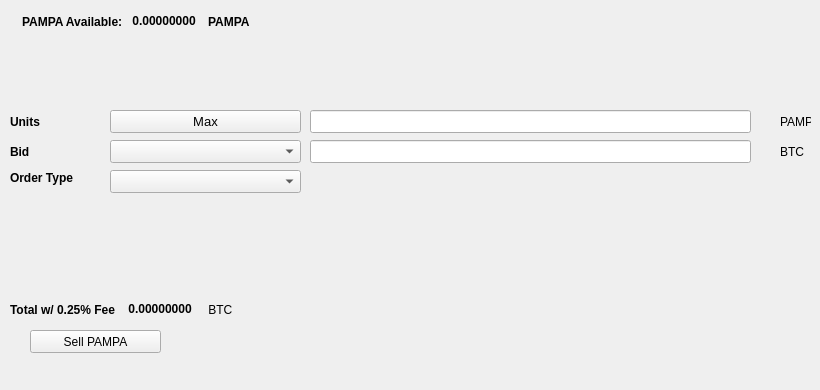
   <widget class="QWidget" name="SellTab">
    <attribute name="title">
     <string>Sell</string>
    </attribute>
    <widget class="QLabel" name="label_16">
     <property name="geometry">
      <rect>
       <x>780</x>
       <y>140</y>
       <width>31</width>
       <height>23</height>
      </rect>
     </property>
     <property name="text">
      <string>BTC</string>
     </property>
    </widget>
    <widget class="QComboBox" name="SellBidcomboBox">
     <property name="geometry">
      <rect>
       <x>110</x>
       <y>140</y>
       <width>191</width>
       <height>23</height>
      </rect>
     </property>
     <property name="font">
      <font>
       <pointsize>10</pointsize>
      </font>
     </property>
    </widget>
    <widget class="QLabel" name="label_18">
     <property name="geometry">
      <rect>
       <x>10</x>
       <y>110</y>
       <width>46</width>
       <height>23</height>
      </rect>
     </property>
     <property name="font">
      <font>
       <weight>75</weight>
       <bold>true</bold>
      </font>
     </property>
     <property name="text">
      <string>Units</string>
     </property>
    </widget>
    <widget class="QPushButton" name="Sell_Max_Amount">
     <property name="geometry">
      <rect>
       <x>110</x>
       <y>110</y>
       <width>191</width>
       <height>23</height>
      </rect>
     </property>
     <property name="font">
      <font>
       <pointsize>10</pointsize>
      </font>
     </property>
     <property name="text">
      <string>Max</string>
     </property>
    </widget>
    <widget class="QLabel" name="label_20">
     <property name="geometry">
      <rect>
       <x>10</x>
       <y>170</y>
       <width>91</width>
       <height>16</height>
      </rect>
     </property>
     <property name="font">
      <font>
       <weight>75</weight>
       <bold>true</bold>
      </font>
     </property>
     <property name="text">
      <string>Order Type</string>
     </property>
    </widget>
    <widget class="QComboBox" name="SellOrdertypeCombo">
     <property name="geometry">
      <rect>
       <x>110</x>
       <y>170</y>
       <width>191</width>
       <height>23</height>
      </rect>
     </property>
     <property name="font">
      <font>
       <pointsize>10</pointsize>
      </font>
     </property>
    </widget>
    <widget class="QLabel" name="label_21">
     <property name="geometry">
      <rect>
       <x>10</x>
       <y>140</y>
       <width>46</width>
       <height>23</height>
      </rect>
     </property>
     <property name="font">
      <font>
       <weight>75</weight>
       <bold>true</bold>
      </font>
     </property>
     <property name="text">
      <string>Bid</string>
     </property>
    </widget>
    <widget class="QLabel" name="label_22">
     <property name="geometry">
      <rect>
       <x>780</x>
       <y>110</y>
       <width>31</width>
       <height>23</height>
      </rect>
     </property>
     <property name="text">
      <string>PAMPA</string>
     </property>
    </widget>
    <widget class="QLineEdit" name="UnitsInputPAMPA">
     <property name="geometry">
      <rect>
       <x>310</x>
       <y>110</y>
       <width>441</width>
       <height>23</height>
      </rect>
     </property>
     <property name="font">
      <font>
       <pointsize>9</pointsize>
       <weight>75</weight>
       <bold>true</bold>
      </font>
     </property>
    </widget>
    <widget class="QLineEdit" name="SellBidPriceEdit">
     <property name="geometry">
      <rect>
       <x>310</x>
       <y>140</y>
       <width>441</width>
       <height>23</height>
      </rect>
     </property>
     <property name="font">
      <font>
       <pointsize>9</pointsize>
       <weight>75</weight>
       <bold>true</bold>
      </font>
     </property>
    </widget>
    <widget class="QPushButton" name="SellPAMPABTN">
     <property name="geometry">
      <rect>
       <x>30</x>
       <y>330</y>
       <width>131</width>
       <height>23</height>
      </rect>
     </property>
     <property name="text">
      <string>Sell PAMPA</string>
     </property>
     <property name="icon">
      <iconset>
       <normaloff>:/icons/bitcoin</normaloff>:/icons/bitcoin</iconset>
     </property>
    </widget>
    <widget class="QWidget" name="layoutWidget3">
     <property name="geometry">
      <rect>
       <x>22</x>
       <y>12</y>
       <width>258</width>
       <height>19</height>
      </rect>
     </property>
     <layout class="QHBoxLayout" name="horizontalLayout">
      <item>
       <widget class="QLabel" name="label232_2">
        <property name="font">
         <font>
          <weight>75</weight>
          <bold>true</bold>
         </font>
        </property>
        <property name="text">
         <string>PAMPA Available:</string>
        </property>
       </widget>
      </item>
      <item>
       <widget class="QLabel" name="PAMPAAvailableLabel">
        <property name="palette">
         <palette>
          <active>
           <colorrole role="WindowText">
            <brush brushstyle="SolidPattern">
             <color alpha="255">
              <red>0</red>
              <green>0</green>
              <blue>0</blue>
             </color>
            </brush>
           </colorrole>
           <colorrole role="Button">
            <brush brushstyle="SolidPattern">
             <color alpha="255">
              <red>0</red>
              <green>170</green>
              <blue>0</blue>
             </color>
            </brush>
           </colorrole>
           <colorrole role="Light">
            <brush brushstyle="SolidPattern">
             <color alpha="255">
              <red>0</red>
              <green>255</green>
              <blue>0</blue>
             </color>
            </brush>
           </colorrole>
           <colorrole role="Midlight">
            <brush brushstyle="SolidPattern">
             <color alpha="255">
              <red>0</red>
              <green>212</green>
              <blue>0</blue>
             </color>
            </brush>
           </colorrole>
           <colorrole role="Dark">
            <brush brushstyle="SolidPattern">
             <color alpha="255">
              <red>0</red>
              <green>85</green>
              <blue>0</blue>
             </color>
            </brush>
           </colorrole>
           <colorrole role="Mid">
            <brush brushstyle="SolidPattern">
             <color alpha="255">
              <red>0</red>
              <green>113</green>
              <blue>0</blue>
             </color>
            </brush>
           </colorrole>
           <colorrole role="Text">
            <brush brushstyle="SolidPattern">
             <color alpha="255">
              <red>0</red>
              <green>170</green>
              <blue>0</blue>
             </color>
            </brush>
           </colorrole>
           <colorrole role="BrightText">
            <brush brushstyle="SolidPattern">
             <color alpha="255">
              <red>255</red>
              <green>255</green>
              <blue>255</blue>
             </color>
            </brush>
           </colorrole>
           <colorrole role="ButtonText">
            <brush brushstyle="SolidPattern">
             <color alpha="255">
              <red>0</red>
              <green>0</green>
              <blue>0</blue>
             </color>
            </brush>
           </colorrole>
           <colorrole role="Base">
            <brush brushstyle="SolidPattern">
             <color alpha="255">
              <red>255</red>
              <green>255</green>
              <blue>255</blue>
             </color>
            </brush>
           </colorrole>
           <colorrole role="Window">
            <brush brushstyle="SolidPattern">
             <color alpha="255">
              <red>0</red>
              <green>170</green>
              <blue>0</blue>
             </color>
            </brush>
           </colorrole>
           <colorrole role="Shadow">
            <brush brushstyle="SolidPattern">
             <color alpha="255">
              <red>0</red>
              <green>0</green>
              <blue>0</blue>
             </color>
            </brush>
           </colorrole>
           <colorrole role="AlternateBase">
            <brush brushstyle="SolidPattern">
             <color alpha="255">
              <red>127</red>
              <green>212</green>
              <blue>127</blue>
             </color>
            </brush>
           </colorrole>
           <colorrole role="ToolTipBase">
            <brush brushstyle="SolidPattern">
             <color alpha="255">
              <red>255</red>
              <green>255</green>
              <blue>220</blue>
             </color>
            </brush>
           </colorrole>
           <colorrole role="ToolTipText">
            <brush brushstyle="SolidPattern">
             <color alpha="255">
              <red>0</red>
              <green>0</green>
              <blue>0</blue>
             </color>
            </brush>
           </colorrole>
          </active>
          <inactive>
           <colorrole role="WindowText">
            <brush brushstyle="SolidPattern">
             <color alpha="255">
              <red>0</red>
              <green>0</green>
              <blue>0</blue>
             </color>
            </brush>
           </colorrole>
           <colorrole role="Button">
            <brush brushstyle="SolidPattern">
             <color alpha="255">
              <red>0</red>
              <green>170</green>
              <blue>0</blue>
             </color>
            </brush>
           </colorrole>
           <colorrole role="Light">
            <brush brushstyle="SolidPattern">
             <color alpha="255">
              <red>0</red>
              <green>255</green>
              <blue>0</blue>
             </color>
            </brush>
           </colorrole>
           <colorrole role="Midlight">
            <brush brushstyle="SolidPattern">
             <color alpha="255">
              <red>0</red>
              <green>212</green>
              <blue>0</blue>
             </color>
            </brush>
           </colorrole>
           <colorrole role="Dark">
            <brush brushstyle="SolidPattern">
             <color alpha="255">
              <red>0</red>
              <green>85</green>
              <blue>0</blue>
             </color>
            </brush>
           </colorrole>
           <colorrole role="Mid">
            <brush brushstyle="SolidPattern">
             <color alpha="255">
              <red>0</red>
              <green>113</green>
              <blue>0</blue>
             </color>
            </brush>
           </colorrole>
           <colorrole role="Text">
            <brush brushstyle="SolidPattern">
             <color alpha="255">
              <red>0</red>
              <green>170</green>
              <blue>0</blue>
             </color>
            </brush>
           </colorrole>
           <colorrole role="BrightText">
            <brush brushstyle="SolidPattern">
             <color alpha="255">
              <red>255</red>
              <green>255</green>
              <blue>255</blue>
             </color>
            </brush>
           </colorrole>
           <colorrole role="ButtonText">
            <brush brushstyle="SolidPattern">
             <color alpha="255">
              <red>0</red>
              <green>0</green>
              <blue>0</blue>
             </color>
            </brush>
           </colorrole>
           <colorrole role="Base">
            <brush brushstyle="SolidPattern">
             <color alpha="255">
              <red>255</red>
              <green>255</green>
              <blue>255</blue>
             </color>
            </brush>
           </colorrole>
           <colorrole role="Window">
            <brush brushstyle="SolidPattern">
             <color alpha="255">
              <red>0</red>
              <green>170</green>
              <blue>0</blue>
             </color>
            </brush>
           </colorrole>
           <colorrole role="Shadow">
            <brush brushstyle="SolidPattern">
             <color alpha="255">
              <red>0</red>
              <green>0</green>
              <blue>0</blue>
             </color>
            </brush>
           </colorrole>
           <colorrole role="AlternateBase">
            <brush brushstyle="SolidPattern">
             <color alpha="255">
              <red>127</red>
              <green>212</green>
              <blue>127</blue>
             </color>
            </brush>
           </colorrole>
           <colorrole role="ToolTipBase">
            <brush brushstyle="SolidPattern">
             <color alpha="255">
              <red>255</red>
              <green>255</green>
              <blue>220</blue>
             </color>
            </brush>
           </colorrole>
           <colorrole role="ToolTipText">
            <brush brushstyle="SolidPattern">
             <color alpha="255">
              <red>0</red>
              <green>0</green>
              <blue>0</blue>
             </color>
            </brush>
           </colorrole>
          </inactive>
          <disabled>
           <colorrole role="WindowText">
            <brush brushstyle="SolidPattern">
             <color alpha="255">
              <red>0</red>
              <green>85</green>
              <blue>0</blue>
             </color>
            </brush>
           </colorrole>
           <colorrole role="Button">
            <brush brushstyle="SolidPattern">
             <color alpha="255">
              <red>0</red>
              <green>170</green>
              <blue>0</blue>
             </color>
            </brush>
           </colorrole>
           <colorrole role="Light">
            <brush brushstyle="SolidPattern">
             <color alpha="255">
              <red>0</red>
              <green>255</green>
              <blue>0</blue>
             </color>
            </brush>
           </colorrole>
           <colorrole role="Midlight">
            <brush brushstyle="SolidPattern">
             <color alpha="255">
              <red>0</red>
              <green>212</green>
              <blue>0</blue>
             </color>
            </brush>
           </colorrole>
           <colorrole role="Dark">
            <brush brushstyle="SolidPattern">
             <color alpha="255">
              <red>0</red>
              <green>85</green>
              <blue>0</blue>
             </color>
            </brush>
           </colorrole>
           <colorrole role="Mid">
            <brush brushstyle="SolidPattern">
             <color alpha="255">
              <red>0</red>
              <green>113</green>
              <blue>0</blue>
             </color>
            </brush>
           </colorrole>
           <colorrole role="Text">
            <brush brushstyle="SolidPattern">
             <color alpha="255">
              <red>0</red>
              <green>85</green>
              <blue>0</blue>
             </color>
            </brush>
           </colorrole>
           <colorrole role="BrightText">
            <brush brushstyle="SolidPattern">
             <color alpha="255">
              <red>255</red>
              <green>255</green>
              <blue>255</blue>
             </color>
            </brush>
           </colorrole>
           <colorrole role="ButtonText">
            <brush brushstyle="SolidPattern">
             <color alpha="255">
              <red>0</red>
              <green>85</green>
              <blue>0</blue>
             </color>
            </brush>
           </colorrole>
           <colorrole role="Base">
            <brush brushstyle="SolidPattern">
             <color alpha="255">
              <red>0</red>
              <green>170</green>
              <blue>0</blue>
             </color>
            </brush>
           </colorrole>
           <colorrole role="Window">
            <brush brushstyle="SolidPattern">
             <color alpha="255">
              <red>0</red>
              <green>170</green>
              <blue>0</blue>
             </color>
            </brush>
           </colorrole>
           <colorrole role="Shadow">
            <brush brushstyle="SolidPattern">
             <color alpha="255">
              <red>0</red>
              <green>0</green>
              <blue>0</blue>
             </color>
            </brush>
           </colorrole>
           <colorrole role="AlternateBase">
            <brush brushstyle="SolidPattern">
             <color alpha="255">
              <red>0</red>
              <green>170</green>
              <blue>0</blue>
             </color>
            </brush>
           </colorrole>
           <colorrole role="ToolTipBase">
            <brush brushstyle="SolidPattern">
             <color alpha="255">
              <red>255</red>
              <green>255</green>
              <blue>220</blue>
             </color>
            </brush>
           </colorrole>
           <colorrole role="ToolTipText">
            <brush brushstyle="SolidPattern">
             <color alpha="255">
              <red>0</red>
              <green>0</green>
              <blue>0</blue>
             </color>
            </brush>
           </colorrole>
          </disabled>
         </palette>
        </property>
        <property name="font">
         <font>
          <weight>75</weight>
          <bold>true</bold>
         </font>
        </property>
        <property name="text">
         <string> 0.00000000 </string>
        </property>
        <property name="textInteractionFlags">
         <set>Qt::LinksAccessibleByMouse|Qt::TextSelectableByKeyboard|Qt::TextSelectableByMouse</set>
        </property>
       </widget>
      </item>
      <item>
       <widget class="QLabel" name="labelPAMPA">
        <property name="font">
         <font>
          <weight>75</weight>
          <bold>true</bold>
         </font>
        </property>
        <property name="text">
         <string>PAMPA</string>
        </property>
       </widget>
      </item>
     </layout>
    </widget>
    <widget class="QWidget" name="layoutWidget">
     <property name="geometry">
      <rect>
       <x>10</x>
       <y>300</y>
       <width>268</width>
       <height>19</height>
      </rect>
     </property>
     <layout class="QHBoxLayout" name="horizontalLayout_2">
      <item>
       <widget class="QLabel" name="label_19">
        <property name="font">
         <font>
          <weight>75</weight>
          <bold>true</bold>
         </font>
        </property>
        <property name="text">
         <string>Total w/ 0.25% Fee </string>
        </property>
       </widget>
      </item>
      <item>
       <widget class="QLabel" name="SellCostLabel">
        <property name="palette">
         <palette>
          <active>
           <colorrole role="WindowText">
            <brush brushstyle="SolidPattern">
             <color alpha="255">
              <red>0</red>
              <green>0</green>
              <blue>0</blue>
             </color>
            </brush>
           </colorrole>
           <colorrole role="Button">
            <brush brushstyle="SolidPattern">
             <color alpha="255">
              <red>0</red>
              <green>170</green>
              <blue>0</blue>
             </color>
            </brush>
           </colorrole>
           <colorrole role="Light">
            <brush brushstyle="SolidPattern">
             <color alpha="255">
              <red>0</red>
              <green>255</green>
              <blue>0</blue>
             </color>
            </brush>
           </colorrole>
           <colorrole role="Midlight">
            <brush brushstyle="SolidPattern">
             <color alpha="255">
              <red>0</red>
              <green>212</green>
              <blue>0</blue>
             </color>
            </brush>
           </colorrole>
           <colorrole role="Dark">
            <brush brushstyle="SolidPattern">
             <color alpha="255">
              <red>0</red>
              <green>85</green>
              <blue>0</blue>
             </color>
            </brush>
           </colorrole>
           <colorrole role="Mid">
            <brush brushstyle="SolidPattern">
             <color alpha="255">
              <red>0</red>
              <green>113</green>
              <blue>0</blue>
             </color>
            </brush>
           </colorrole>
           <colorrole role="Text">
            <brush brushstyle="SolidPattern">
             <color alpha="255">
              <red>0</red>
              <green>170</green>
              <blue>0</blue>
             </color>
            </brush>
           </colorrole>
           <colorrole role="BrightText">
            <brush brushstyle="SolidPattern">
             <color alpha="255">
              <red>255</red>
              <green>255</green>
              <blue>255</blue>
             </color>
            </brush>
           </colorrole>
           <colorrole role="ButtonText">
            <brush brushstyle="SolidPattern">
             <color alpha="255">
              <red>0</red>
              <green>0</green>
              <blue>0</blue>
             </color>
            </brush>
           </colorrole>
           <colorrole role="Base">
            <brush brushstyle="SolidPattern">
             <color alpha="255">
              <red>255</red>
              <green>255</green>
              <blue>255</blue>
             </color>
            </brush>
           </colorrole>
           <colorrole role="Window">
            <brush brushstyle="SolidPattern">
             <color alpha="255">
              <red>0</red>
              <green>170</green>
              <blue>0</blue>
             </color>
            </brush>
           </colorrole>
           <colorrole role="Shadow">
            <brush brushstyle="SolidPattern">
             <color alpha="255">
              <red>0</red>
              <green>0</green>
              <blue>0</blue>
             </color>
            </brush>
           </colorrole>
           <colorrole role="AlternateBase">
            <brush brushstyle="SolidPattern">
             <color alpha="255">
              <red>127</red>
              <green>212</green>
              <blue>127</blue>
             </color>
            </brush>
           </colorrole>
           <colorrole role="ToolTipBase">
            <brush brushstyle="SolidPattern">
             <color alpha="255">
              <red>255</red>
              <green>255</green>
              <blue>220</blue>
             </color>
            </brush>
           </colorrole>
           <colorrole role="ToolTipText">
            <brush brushstyle="SolidPattern">
             <color alpha="255">
              <red>0</red>
              <green>0</green>
              <blue>0</blue>
             </color>
            </brush>
           </colorrole>
          </active>
          <inactive>
           <colorrole role="WindowText">
            <brush brushstyle="SolidPattern">
             <color alpha="255">
              <red>0</red>
              <green>0</green>
              <blue>0</blue>
             </color>
            </brush>
           </colorrole>
           <colorrole role="Button">
            <brush brushstyle="SolidPattern">
             <color alpha="255">
              <red>0</red>
              <green>170</green>
              <blue>0</blue>
             </color>
            </brush>
           </colorrole>
           <colorrole role="Light">
            <brush brushstyle="SolidPattern">
             <color alpha="255">
              <red>0</red>
              <green>255</green>
              <blue>0</blue>
             </color>
            </brush>
           </colorrole>
           <colorrole role="Midlight">
            <brush brushstyle="SolidPattern">
             <color alpha="255">
              <red>0</red>
              <green>212</green>
              <blue>0</blue>
             </color>
            </brush>
           </colorrole>
           <colorrole role="Dark">
            <brush brushstyle="SolidPattern">
             <color alpha="255">
              <red>0</red>
              <green>85</green>
              <blue>0</blue>
             </color>
            </brush>
           </colorrole>
           <colorrole role="Mid">
            <brush brushstyle="SolidPattern">
             <color alpha="255">
              <red>0</red>
              <green>113</green>
              <blue>0</blue>
             </color>
            </brush>
           </colorrole>
           <colorrole role="Text">
            <brush brushstyle="SolidPattern">
             <color alpha="255">
              <red>0</red>
              <green>170</green>
              <blue>0</blue>
             </color>
            </brush>
           </colorrole>
           <colorrole role="BrightText">
            <brush brushstyle="SolidPattern">
             <color alpha="255">
              <red>255</red>
              <green>255</green>
              <blue>255</blue>
             </color>
            </brush>
           </colorrole>
           <colorrole role="ButtonText">
            <brush brushstyle="SolidPattern">
             <color alpha="255">
              <red>0</red>
              <green>0</green>
              <blue>0</blue>
             </color>
            </brush>
           </colorrole>
           <colorrole role="Base">
            <brush brushstyle="SolidPattern">
             <color alpha="255">
              <red>255</red>
              <green>255</green>
              <blue>255</blue>
             </color>
            </brush>
           </colorrole>
           <colorrole role="Window">
            <brush brushstyle="SolidPattern">
             <color alpha="255">
              <red>0</red>
              <green>170</green>
              <blue>0</blue>
             </color>
            </brush>
           </colorrole>
           <colorrole role="Shadow">
            <brush brushstyle="SolidPattern">
             <color alpha="255">
              <red>0</red>
              <green>0</green>
              <blue>0</blue>
             </color>
            </brush>
           </colorrole>
           <colorrole role="AlternateBase">
            <brush brushstyle="SolidPattern">
             <color alpha="255">
              <red>127</red>
              <green>212</green>
              <blue>127</blue>
             </color>
            </brush>
           </colorrole>
           <colorrole role="ToolTipBase">
            <brush brushstyle="SolidPattern">
             <color alpha="255">
              <red>255</red>
              <green>255</green>
              <blue>220</blue>
             </color>
            </brush>
           </colorrole>
           <colorrole role="ToolTipText">
            <brush brushstyle="SolidPattern">
             <color alpha="255">
              <red>0</red>
              <green>0</green>
              <blue>0</blue>
             </color>
            </brush>
           </colorrole>
          </inactive>
          <disabled>
           <colorrole role="WindowText">
            <brush brushstyle="SolidPattern">
             <color alpha="255">
              <red>0</red>
              <green>85</green>
              <blue>0</blue>
             </color>
            </brush>
           </colorrole>
           <colorrole role="Button">
            <brush brushstyle="SolidPattern">
             <color alpha="255">
              <red>0</red>
              <green>170</green>
              <blue>0</blue>
             </color>
            </brush>
           </colorrole>
           <colorrole role="Light">
            <brush brushstyle="SolidPattern">
             <color alpha="255">
              <red>0</red>
              <green>255</green>
              <blue>0</blue>
             </color>
            </brush>
           </colorrole>
           <colorrole role="Midlight">
            <brush brushstyle="SolidPattern">
             <color alpha="255">
              <red>0</red>
              <green>212</green>
              <blue>0</blue>
             </color>
            </brush>
           </colorrole>
           <colorrole role="Dark">
            <brush brushstyle="SolidPattern">
             <color alpha="255">
              <red>0</red>
              <green>85</green>
              <blue>0</blue>
             </color>
            </brush>
           </colorrole>
           <colorrole role="Mid">
            <brush brushstyle="SolidPattern">
             <color alpha="255">
              <red>0</red>
              <green>113</green>
              <blue>0</blue>
             </color>
            </brush>
           </colorrole>
           <colorrole role="Text">
            <brush brushstyle="SolidPattern">
             <color alpha="255">
              <red>0</red>
              <green>85</green>
              <blue>0</blue>
             </color>
            </brush>
           </colorrole>
           <colorrole role="BrightText">
            <brush brushstyle="SolidPattern">
             <color alpha="255">
              <red>255</red>
              <green>255</green>
              <blue>255</blue>
             </color>
            </brush>
           </colorrole>
           <colorrole role="ButtonText">
            <brush brushstyle="SolidPattern">
             <color alpha="255">
              <red>0</red>
              <green>85</green>
              <blue>0</blue>
             </color>
            </brush>
           </colorrole>
           <colorrole role="Base">
            <brush brushstyle="SolidPattern">
             <color alpha="255">
              <red>0</red>
              <green>170</green>
              <blue>0</blue>
             </color>
            </brush>
           </colorrole>
           <colorrole role="Window">
            <brush brushstyle="SolidPattern">
             <color alpha="255">
              <red>0</red>
              <green>170</green>
              <blue>0</blue>
             </color>
            </brush>
           </colorrole>
           <colorrole role="Shadow">
            <brush brushstyle="SolidPattern">
             <color alpha="255">
              <red>0</red>
              <green>0</green>
              <blue>0</blue>
             </color>
            </brush>
           </colorrole>
           <colorrole role="AlternateBase">
            <brush brushstyle="SolidPattern">
             <color alpha="255">
              <red>0</red>
              <green>170</green>
              <blue>0</blue>
             </color>
            </brush>
           </colorrole>
           <colorrole role="ToolTipBase">
            <brush brushstyle="SolidPattern">
             <color alpha="255">
              <red>255</red>
              <green>255</green>
              <blue>220</blue>
             </color>
            </brush>
           </colorrole>
           <colorrole role="ToolTipText">
            <brush brushstyle="SolidPattern">
             <color alpha="255">
              <red>0</red>
              <green>0</green>
              <blue>0</blue>
             </color>
            </brush>
           </colorrole>
          </disabled>
         </palette>
        </property>
        <property name="font">
         <font>
          <weight>75</weight>
          <bold>true</bold>
         </font>
        </property>
        <property name="autoFillBackground">
         <bool>false</bool>
        </property>
        <property name="text">
         <string> 0.00000000</string>
        </property>
        <property name="textInteractionFlags">
         <set>Qt::LinksAccessibleByMouse|Qt::TextSelectableByMouse</set>
        </property>
       </widget>
      </item>
      <item>
       <widget class="QLabel" name="label_17">
        <property name="font">
         <font>
          <weight>50</weight>
          <bold>false</bold>
         </font>
        </property>
        <property name="text">
         <string> BTC</string>
        </property>
       </widget>
      </item>
     </layout>
    </widget>
    <widget class="QLabel" name="label_23">
     <property name="geometry">
      <rect>
       <x>460</x>
       <y>300</y>
       <width>281</width>
       <height>81</height>
      </rect>
     </property>
     <property name="text">
      <string/>
     </property>
     <property name="pixmap">
      <pixmap>:/images/bittrex</pixmap>
     </property>
    </widget>
   </widget>
